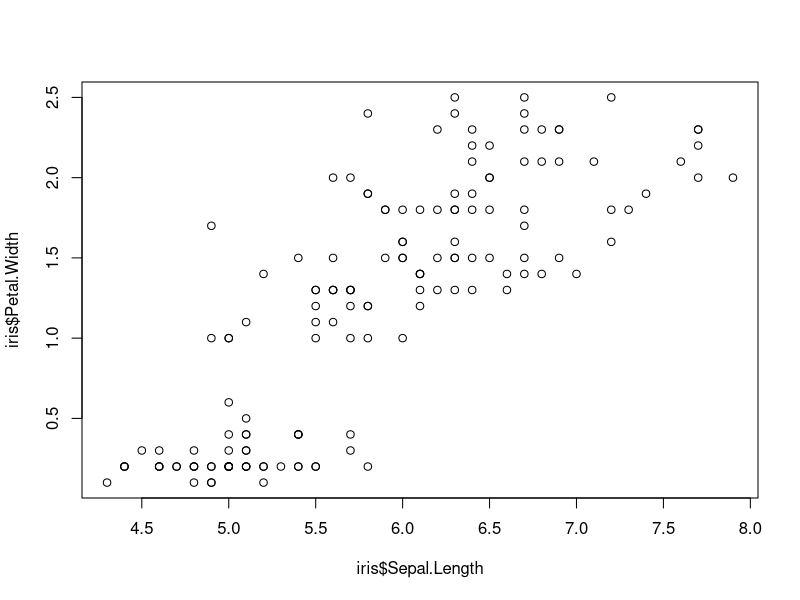
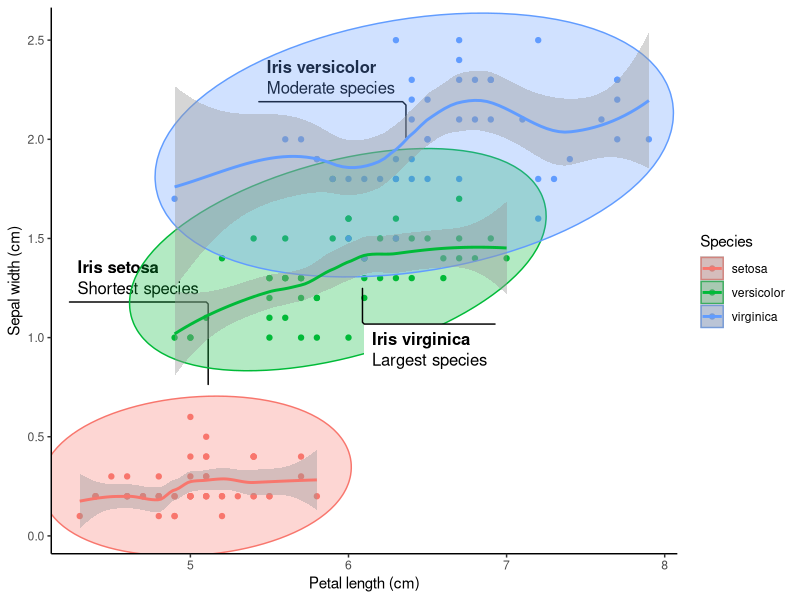
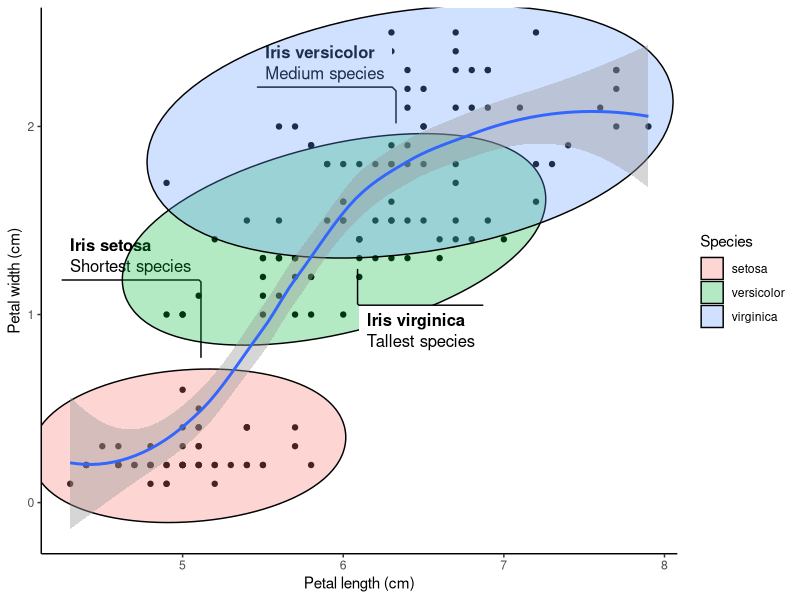
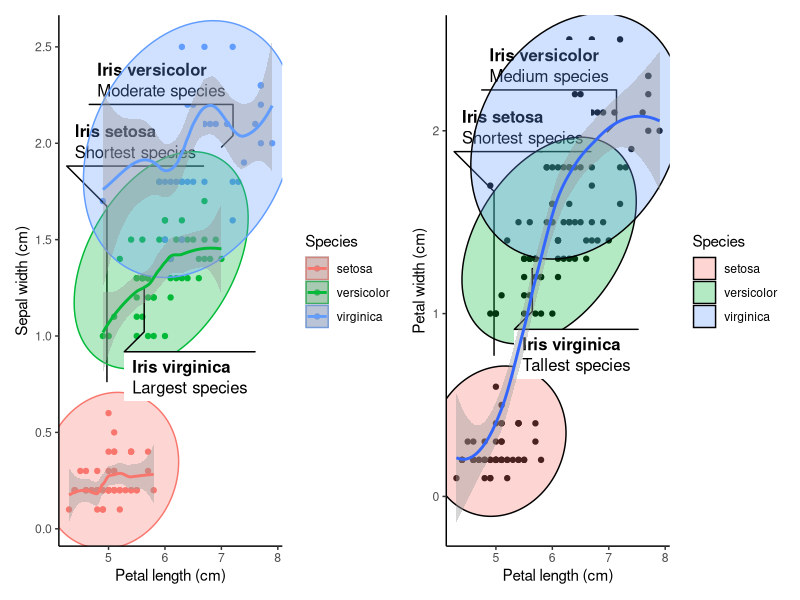
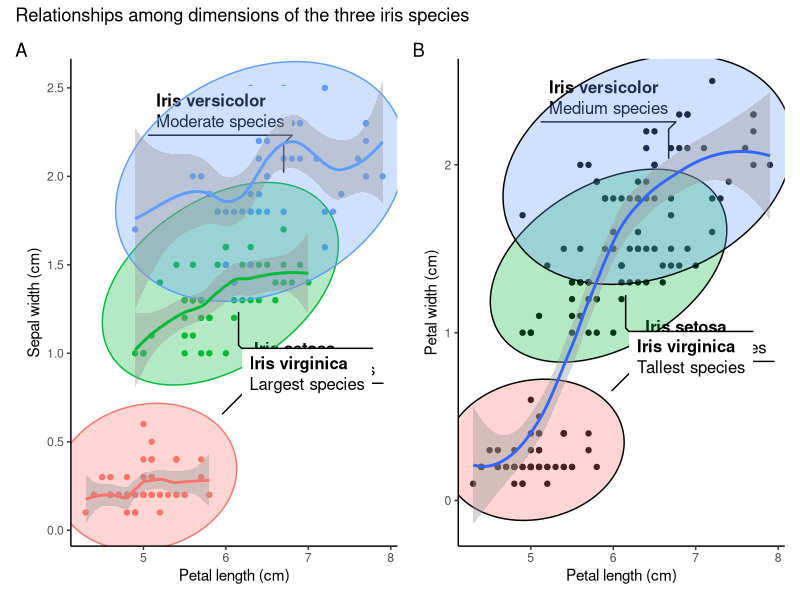
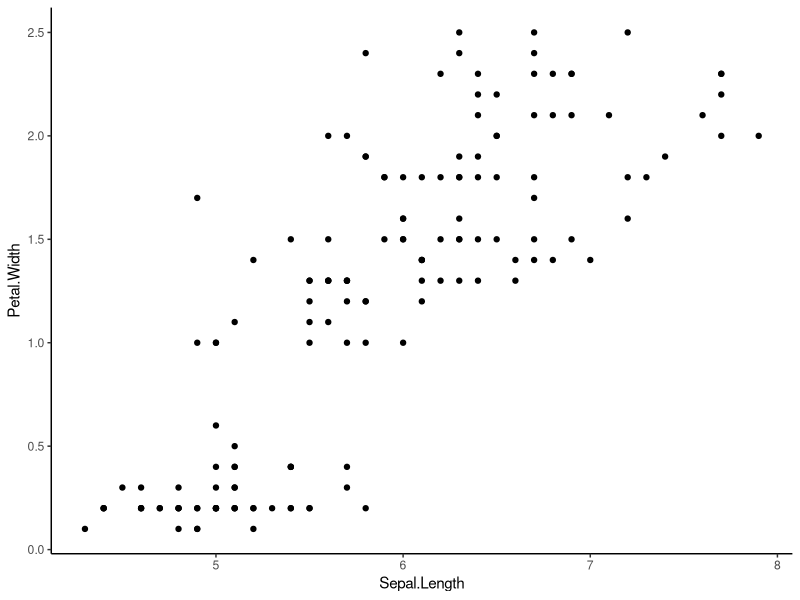
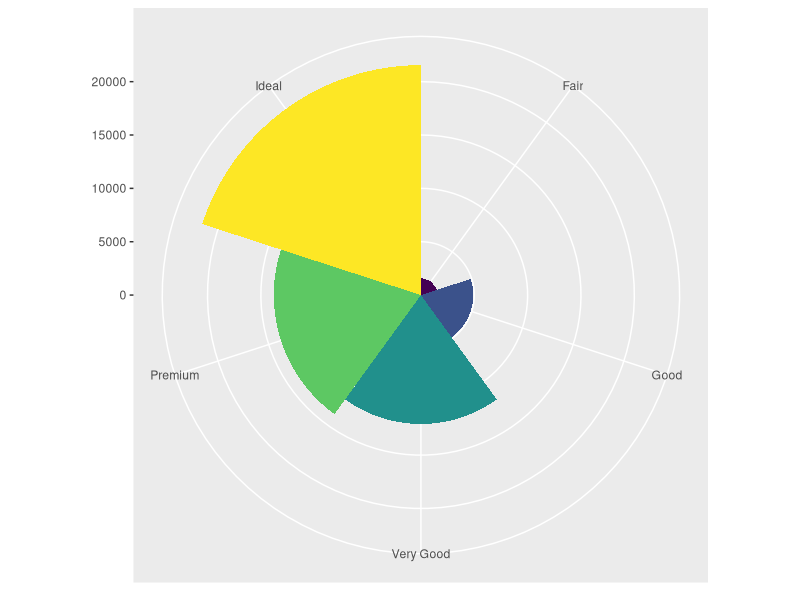
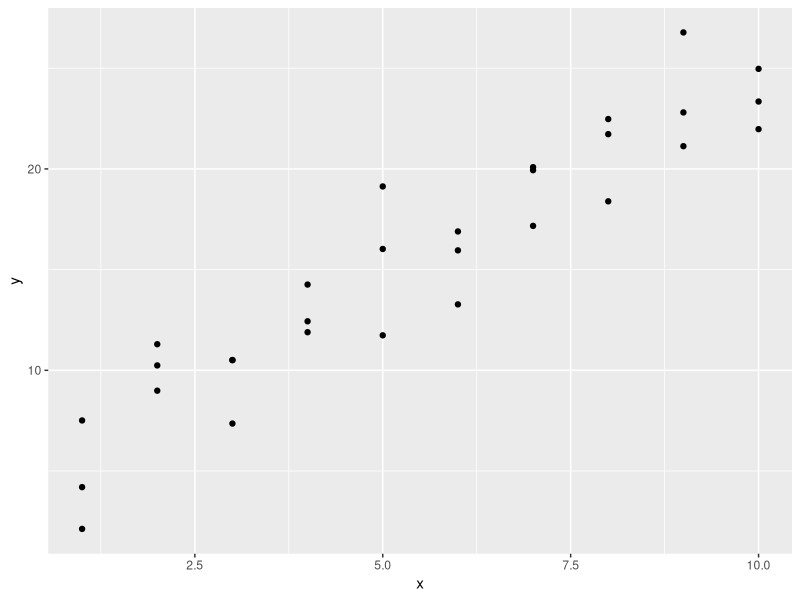

Here is the R script that generated these plots, in order:
# IRIS PLOT ----

# I will use three packages in this plotting exercise

# Install them in case you still don't have them already

# install.packages("patchwork")
# install.packages("ggforce")
# install.packages("ggplot2")

# Let me load the packages using library() function.

library(modelr)
library(patchwork)
library(ggforce)
library(ggplot2)
library(tidyverse)

str(iris) # Checking the structure of the dataset. Returned in Console.


plot(iris$Sepal.Length, iris$Petal.Width) # Basic plot within the R base.

# Creating the first plot of the iris data.

separate_smooth <- ggplot(data = iris,    # Specifying the data to be plotted.
       mapping = aes(x = Sepal.Length,    # Stating the axes data.
                     y = Petal.Width,
                     color = Species)) +  # Ensuring points are colored by spp.
  geom_point() +                          # Deciding the plotting geometry.
  labs(x = "Petal length (cm)",           # Specifying the axes labels.
       y = "Sepal width (cm)") +
  geom_mark_ellipse(aes(fill = Species,   # Adding ellipses for the spps.
                        filter = Species == "setosa",
                        label = "Iris setosa",
                        description = "Shortest species")) +
  geom_mark_ellipse(aes(fill = Species,
                        filter = Species == "versicolor",
                        label = "Iris versicolor",
                        description = "Moderate species")) +
  geom_mark_ellipse(aes(fill = Species,
                        filter = Species == "virginica",
                        label = "Iris virginica",
                        description = "Largest species")) +
  theme_classic() +                      # Having publication ready background.
  geom_smooth() # Adding smooth line around 95% level on the plot.

separate_smooth # Generates the plot output of the dataset 

# In the above plot, having color within the aes() breakes the data into 
# species-wise groups. Meaning each species group will be smoothed separately.

uniform_smooth <- ggplot(data = iris,
                         mapping = aes(x = Sepal.Length,
                                       y = Petal.Width)) + # Note no color here.
  geom_point() +
  labs(x = "Petal length (cm)",
       y = "Petal width (cm)") +
  geom_mark_ellipse(aes(fill = Species,
                        filter = Species == "setosa",
                        label = "Iris setosa",
                        description = "Shortest species")) +
  geom_mark_ellipse(aes(fill = Species,
                        filter = Species == "versicolor",
                        label = "Iris versicolor",
                        description = "Medium species")) +
  geom_mark_ellipse(aes(fill = Species,
                        filter = Species == "virginica",
                        label = "Iris virginica",
                        description = "Tallest species")) +
  theme_classic() +
  geom_smooth()

uniform_smooth # This is looking cool!

# Avoiding the color parameter in the aes() ensures all species are considered
# together in the subsequent layers arguments. No grouping by species.

# Patchwork package allows for addition of two plots by their object names.
# The addition is so simple, just relying on the plus (+) operator.

combined_plots <- separate_smooth + uniform_smooth # Adding plots.

combined_plots # Even cooler than I thought!
# Now I want to give the plots title and tags or labels to identify them

combined_plots_labeled <- combined_plots +
  plot_annotation(
    title = "Relationships among dimensions of the three iris species", # Title of both plots.
    tag_levels = "A" # Indicates that the plots will be labelled A, B, C etc.
  ) # This makes the first plot to be A and the next to be B. Checking on 
# documentation will help know more arguments in this function.

# Now I want to remove the legends since the species labels are visible

combined_plots_labeled_no_legend <- combined_plots_labeled &
  theme(legend.position = "none") # Removes legends from the plots. I do not 
# need the legends since the species are labeled in the plots.

combined_plots_labeled_no_legend # This will print out the final product.

# Showing that in ggplot2 we can use & instead of plus (+)
library(ggplot2)
attach(iris)

ggplot(data = iris, mapping = aes(x = Sepal.Length, y = Petal.Width)) +
  geom_point() +
  theme_classic()
head(iris)

# I think it has taken me a long time to know this.
# I used ggplot2:: so that I can be sure that the & is supported by ggplot2 and 
# not any other loaded packages such ggforce and patchwork.

ggplot(data = diamonds) +
  geom_bar(mapping = aes(x = cut, fill = cut), show.legend = FALSE, width = 1) +
  theme(aspect.ratio = 1) +
  labs(x = NULL, y = NULL) +
  coord_polar() # coord_flip() can also work well with the data depending on need.
  
# Cool/crazy plot with modelr package.

library(modelr)
options(na.action = na.warn)

ggplot(data = sim1, mapping = aes(x = x, y = y)) +
  geom_point() # There is some visible correlation between the variables

models <- tibble(
  a1 = runif(250, -20, 40),
  a2 = runif(250, -5, 5)
)

ggplot(data = sim1, mapping = aes(x = x, y =y)) +
  geom_abline(mapping = aes(intercept = a1, slope = a2),
              data = models, alpha = 1/4) +
  geom_point(col = 'purple', pch = 18, size = 5) +
  labs(x = 'The x-axis', y = 'The y-axis', title = 'Crazy model in deed') +
  theme_classic()
